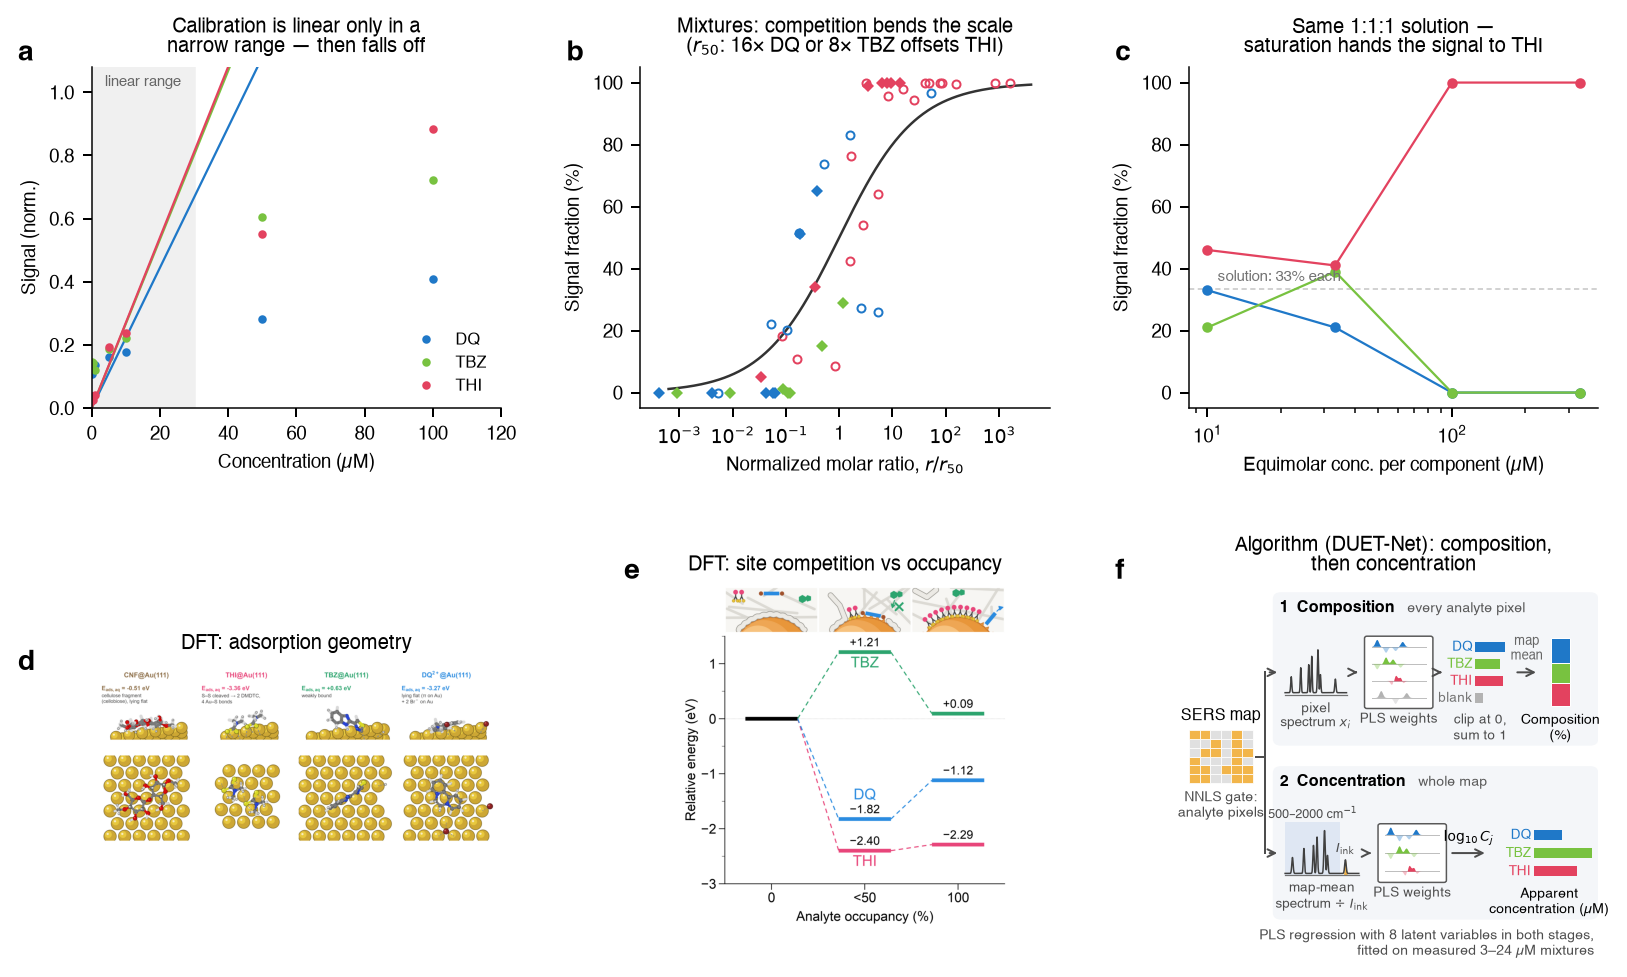

Recreate this plot in Python.
"""Figure 3 최종 초안 — 검량선 → 마스터 곡선 → 등몰 → DFT → 알고리즘.

  a  농도별 검량선: 단독 희석계열 + 직선 적합 (고농도 처짐 = working range 한계)
  b  혼합 실측(비율 축): 마스터 곡선 — 색 = 성분, 빈 ○ 이원 / 채운 ◆ 삼원
  c  혼합 실측(농도 축): 등몰 1:1:1 — 포화 절벽
  d/e  DFT 그림 삽입 (흡착 배향 · 에너지 다이어그램). 시뮬-실측 간극은 SI.
  f  알고리즘 = 논문용 모델 (261110_Model_PLS_paper): NNLS 게이트 → PLS(조성, 픽셀마다) ·
     PLS 회귀(농도, 맵 평균 스펙트럼 ÷ 잉크 밴드, 500–2000 cm⁻¹) → 조성 · 겉보기 µM. 그림은 fig3f_network.draw(ax, "pls").
     물리 사전학습은 쓰지 않는다 (2026-08-19 결정).

  초안이다 — 최종 외형은 Origin/일러스트. 수치는 전부 확정 문서값과 같은 경로.

  실행:  ../../.venv/bin/python3 -u fig3_final.py  →  fig3_final.png
"""
import os as _os, sys as _sys
_sys.path.insert(0, _os.path.dirname(_os.path.abspath(__file__)))
import paths
import os, sys
import numpy as np

HERE = os.path.dirname(os.path.abspath(__file__))
sys.path.insert(0, paths.REPO)

from dl_model import _refs
from io_utils import load_calibration_csv
from calibration import calibrate, fit_sips
from competitive import coverages

SUB = ["DQ", "TBZ", "THI"]
COLS = {"DQ": "#1f78c8", "TBZ": "#78c240", "THI": "#e3425f"}
idx = {s: i for i, s in enumerate(SUB)}

# ── 물리: 채택 구성과 같은 검량·지수 ────────────────────────────────────────
subs, wn, mask, P, lo, hi = _refs(paths.PURE, True, None)
ax_c, nc, dils = load_calibration_csv(paths.calibration())
mc = (ax_c >= lo) & (ax_c <= hi)
dil = [(dils[nc.index(s)][0], np.asarray(dils[nc.index(s)][1])[:, mc]) for s in SUB]
Pm = np.asarray([P[subs.index(s)] for s in SUB], float)
cal = calibrate(dil, Pm, SUB)
iso_m = np.ones(3); iso_m[0] = fit_sips(cal.C_series[0], cal.B_series[0])[2]


def sim_frac(conc_M):
    th = coverages(np.asarray(conc_M, float), cal.K, iso_m)
    b = cal.gA * th
    return b / (b.sum() or 1.0)


# ── 실측: 마스터 곡선 npz + 확정 상수 ───────────────────────────────────────
d = np.load(f"{HERE}/binary_response.npz", allow_pickle=True)
A_FIT = {"DQ": -0.28, "TBZ": 0.0, "THI": +0.92}; W_FIT = 0.72   # 최종-단독 합동 적합
TERN = [((3.3, 333.3, 333.3), (0.00, 0.00, 1.00)), ((33.3, 333.3, 333.3), (0.00, 0.00, 1.00)),
        ((333.3, 3.3, 333.3), (0.00, 0.00, 1.00)), ((333.3, 33.3, 333.3), (0.00, 0.00, 1.00)),
        ((333.3, 333.3, 3.3), (0.65, 0.29, 0.05)), ((333.3, 333.3, 33.3), (0.51, 0.15, 0.34)),
        ((333.3, 333.3, 333.3), (0.00, 0.01, 0.99))]
EQ_UM = [10, 33.3, 100, 333.3]
EQ = {"DQ": [33, 21, 0, 0], "TBZ": [21, 39, 0, 0], "THI": [46, 41, 100, 100]}
MEAS_X0 = {"THI/DQ": -1.05, "THI/TBZ": -0.71}
gamma = 1 / (W_FIT * np.log(10))


def x_eff(conc, i):
    z = np.array([(c * 10 ** A_FIT[s]) ** gamma if c > 0 else 0.0
                  for c, s in zip(conc, SUB)])
    return W_FIT * np.log(z[i] / (z.sum() - z[i]))


import matplotlib
matplotlib.use("Agg")
import matplotlib.pyplot as plt
plt.rcParams.update({"font.family": "sans-serif",
                     "font.sans-serif": ["Helvetica", "Arial", "DejaVu Sans"],
                     "font.size": 7.5, "axes.linewidth": 0.6,
                     "xtick.direction": "out", "ytick.direction": "out"})

fig = plt.figure(figsize=(10.8, 6.2))
gs = fig.add_gridspec(2, 3, hspace=0.52, wspace=0.34)


def _ax(cell, letter):
    ax = fig.add_subplot(cell)
    for sp in ("top", "right"):
        ax.spines[sp].set_visible(False)
    ax.text(-0.18, 1.08, letter, transform=ax.transAxes, fontsize=11,
            weight="bold", va="top")
    return ax


# ── a: 농도별 검량선 (직선 적합 — 고농도 점이 직선 아래로 처진다) ───────────
ax = _ax(gs[0, 0], "a")
LIN_MAX = 30e-6                                     # 선형 적합 구간 (≈ 작업구간)
for i, s in enumerate(SUB):
    C = np.asarray(cal.C_series[i]); B = np.asarray(cal.B_series[i])
    sc = 1.0 / B.max()
    sel = (C > 0) & (C <= 120e-6)
    ax.plot(C[sel] * 1e6, B[sel] * sc, "o", color=COLS[s], ms=3.4, mew=0, label=s)
    k = (C > 0) & (C <= LIN_MAX)
    slope = float(np.sum(B[k] * C[k]) / np.sum(C[k] ** 2))     # 원점 통과 직선
    cg = np.linspace(0, 120e-6, 2)
    ax.plot(cg * 1e6, slope * cg * sc, "-", color=COLS[s], lw=0.9)
ax.axvspan(0, LIN_MAX * 1e6, color="0.94", zorder=0)
ax.text(15, 1.02, "linear range", fontsize=6, color="0.4", ha="center")
ax.set_xlim(0, 120); ax.set_ylim(0, 1.08)
ax.set_xlabel("Concentration (µM)")
ax.set_ylabel("Signal (norm.)")
ax.set_title("Calibration is linear only in a\nnarrow range — then falls off", fontsize=8)
ax.legend(frameon=False, fontsize=6.5, loc="lower right")

# ── b: 혼합 실측, 비율 축 (마스터 곡선) ──────────────────────────────────────
ax = _ax(gs[0, 1], "b")
gx = np.linspace(-3.2, 3.6, 300)
ax.plot(gx, 100 / (1 + np.exp(-gx / W_FIT)), "-", color="0.2", lw=1.0)
for name, x, f, t in zip(d["pair"], d["x"], d["f"], d["total"]):
    A, B = name.split("/")
    x0 = A_FIT[B] - A_FIT[A]
    keep = np.isfinite(np.asarray(t, float))
    ax.plot(np.asarray(x, float)[keep] - x0, 100 * np.asarray(f, float)[keep],
            "o", color=COLS[A], ms=3.2, mew=0.8, mfc="none", lw=0)
for conc, meas in TERN:
    for i, s in enumerate(SUB):
        ax.plot(x_eff(conc, i), 100 * meas[i], "D", color=COLS[s], ms=3.6, mew=0)
ax.set_xticks([-3, -2, -1, 0, 1, 2, 3])
ax.set_xticklabels([r"$10^{-3}$", r"$10^{-2}$", r"$10^{-1}$", "1", "10",
                    r"$10^{2}$", r"$10^{3}$"])
ax.set_xlabel(r"Normalized molar ratio, $r/r_{50}$")
ax.set_ylabel("Signal fraction (%)")
ax.set_title("Mixtures: competition bends the scale\n"
             r"($r_{50}$: 16× DQ or 8× TBZ offsets THI)", fontsize=8)

# ── c: 혼합 실측, 농도 축 (등몰) ────────────────────────────────────────────
ax = _ax(gs[0, 2], "c")
ax.axhline(100 / 3, color="0.8", lw=0.7, ls=(0, (3, 2)))
ax.text(11, 36, "solution: 33% each", fontsize=6, color="0.45")
for s in SUB:
    ax.plot(EQ_UM, EQ[s], "o-", color=COLS[s], ms=3.2, lw=0.9)
ax.set_xscale("log")
ax.set_xlabel("Equimolar conc. per component (µM)")
ax.set_ylabel("Signal fraction (%)")
ax.set_title("Same 1:1:1 solution —\nsaturation hands the signal to THI", fontsize=8)

# ── d/e: 사용자 DFT 시뮬레이션 그림 삽입 (시뮬-실측 간극 패널은 SI 로) ───────
SIMDIR = "/Users/seungki2/pyproj/sers_simulation_code/FINAL/01_main_figures"
for cell, png, letter, title in (
        (gs[1, 0], "Fig3a_orientation.png", "d", "DFT: adsorption geometry"),
        (gs[1, 1], "Fig3b_energy_diagram.png", "e", "DFT: site competition vs occupancy")):
    ax = _ax(cell, letter)
    ax.imshow(plt.imread(f"{SIMDIR}/{png}"))
    ax.set_axis_off()
    ax.set_title(title, fontsize=8)

# ── f: 알고리즘 (fig3f_network.draw — 논문 브랜치는 조성 단계 PLS 판) ────────
import fig3f_network
ax = _ax(gs[1, 2], "f")
fig3f_network.draw(ax, "pls")
ax.set_title("Algorithm (DUET-Net): composition,\nthen concentration", fontsize=8)

out = f"{HERE}/fig3_final.png"
fig.savefig(out, dpi=180, bbox_inches="tight")
print("저장:", out)
